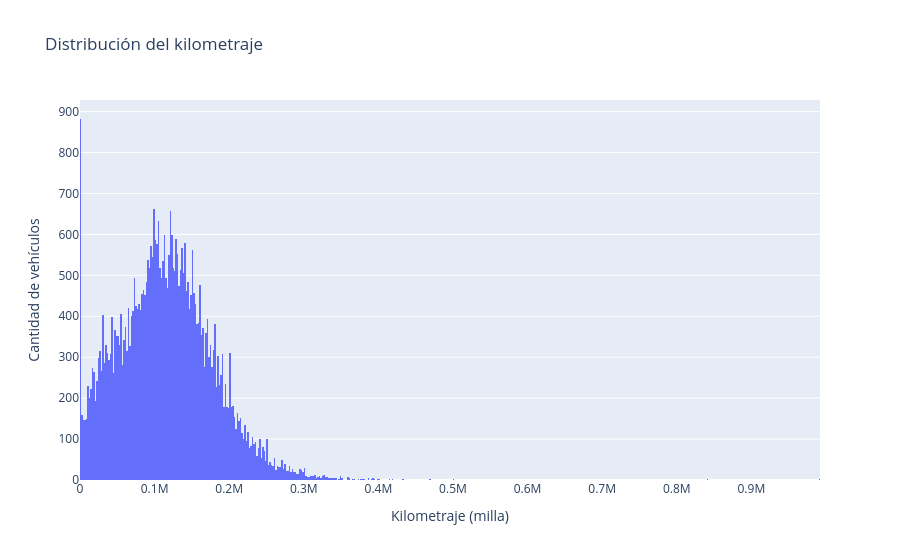

Notebook code for this chart:
### Markdown cell above
# Gráfico de Histograma.

### Code cell
fig = go.Figure(
    data=[go.Histogram(x=car_data["odometer"])]
)

fig.update_layout(
    title="Distribución del kilometraje",
    xaxis_title="Kilometraje (milla)",
    yaxis_title="Cantidad de vehículos",
)

fig.show()

### Figure 1 — Plotly figure (JSON) as saved in the notebook; plotly's stock layout.template omitted (floating-point values rounded to 4 significant figures; data arrays with more than 128 entries replaced by an {"elided": "..."} marker saying what was removed)
{"data": [{"type": "histogram", "x": {"elided": "51525 float values"}}], "layout": {"title": {"text": "Distribución del kilometraje"}, "xaxis": {"title": {"text": "Kilometraje (milla)"}}, "yaxis": {"title": {"text": "Cantidad de vehículos"}}}}
